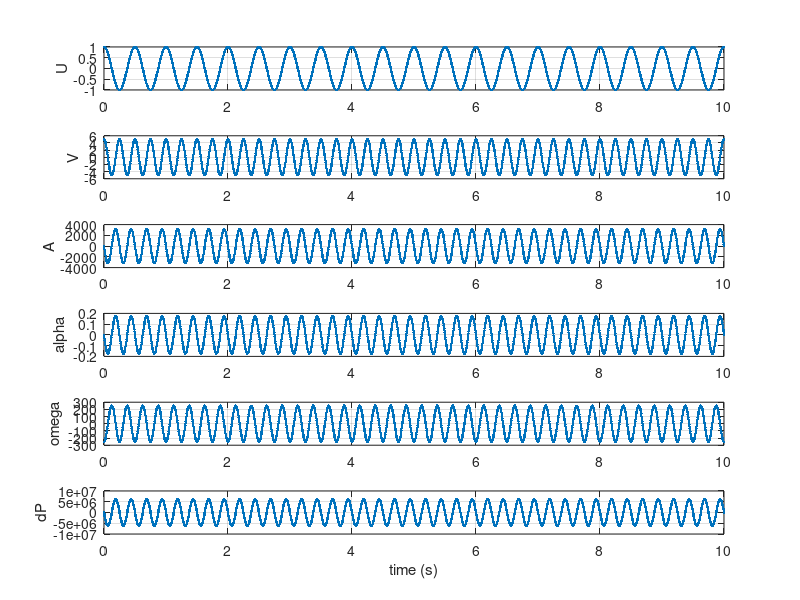

MATLAB code for this plot: (Note: this script raises an error after producing the figure.)
function create_data

% Test our implementation of Lighthill's kinematic analysis by generating
% head kinematics


%% Parameter values

% Preliminary
headLength  = 2 ;       % Head length (cm)
headWidth   = .75;      % Head width (=2b from Lighthill, cm)
f           = 4;        % Beat freq (Hz)
framerate   = 250;      % Frame rate (fps)
numCycles   = 40;       % Number of cycles considered

% Position
% lat_amp     = headLength/10 *10^-2;    % Lateral amplitude (m)
% for_amp     = headLength/50 *10^-2;    % Fore-aft amplitude (m)
alpha_amp   = 10.*(pi/180);              % Yaw amplitude (rad)

% Velocity
U_inf       = 4.5;                % Flow tank speed (cm/s)
V_amp       = 5;                  % Amp of lateral velocity (cm/s)
U_amp       = 1;                % Amp of fore-aft velocity (cm/s)
omega_amp   = alpha_amp*(2*pi*f); % Amp of yaw rate (rad/s)
phi         = pi/2;             % Phase shift of yaw (rad)

% Output
visData         = 1;    % Provide timeseries graphs (1 or 0) 
makeMovie       = 0;    % Create animation of the kinematics (1 or 0)
interactiveMode = 0;    % Allows user to step trough animation (1 or 0)
noise_amp       = 0.001;% Proportion of noise added to coordinates

% Pressure
K   = 3;    % Numerical constant (Lighthill used K=3)
k   = 1.6;  % Shape factor (Lighthill used k=1.6)
rho = 998;  % Water density (kg/m^3)

disp(' ')
disp(['k ratio = ' num2str(U_inf*alpha_amp/V_amp)])
disp(' ')

%% Kinematic equations

t       = linspace(0,numCycles.*(1/f),numCycles.*(1/f)*framerate)';

% Position data.  Uses a different equation for alpha so that phi is
% correct wrt Lighthill (phase in alpha wrt V);
alpha_f = alpha_amp.*cos(2*pi*f.*t + phi); 

% Velocity data
V       = V_amp      .*cos(2*pi*f.*t);
U       = U_amp      .*cos((2*pi*f/2).*t);
omega   = -omega_amp .*sin(2*pi*f.*t + phi);

% Acceleration data
A       = -V_amp.*(2*pi*f)^2 .* sin(2*pi*f.*t);


%% Pressure calculation
dP  = headWidth*(1+k)*rho.*A - headWidth*K*rho.*(U+U_inf).*omega;


%% Display timeseries of data

if visData
   figure;
   
   subplot(6,1,1)
        plot(t,U,'.')
        grid on
        ylabel('U');
   subplot(6,1,2)
        plot(t,V,'.')
        grid on
        ylabel('V');
   subplot(6,1,3)
        plot(t,A,'.')
        grid on
        ylabel('A');
   subplot(6,1,4)
        plot(t,alpha_f,'.')
        grid on
        ylabel('alpha');
   subplot(6,1,5)
        plot(t,omega.*(180/pi),'.')
        grid on
        ylabel('omega');
   subplot(6,1,6)
        plot(t,dP,'.')
        grid on
        ylabel('dP');
        xlabel('time (s)')
end


%% Kinematic simulation

dt  = mean(diff(t));

alpha(1) = alpha_f(1);
x0(1)    = 0;
y0(1)    = 0;
x1(1)    = x0(1) - headLength.*cos(alpha(1));
y1(1)    = y0(1) + headLength.*sin(alpha(1));

if visData 
    figure
    set(gcf,'DoubleBuffer','on')
end

for i = 2:length(t)
    
    % Positon change of P0 in local system
    dX0    = mean([U(i-1) U(i)])*dt;
    dY0    = mean([V(i-1) V(i)])*dt; 
    
    % Positon changes of P0 in inertial system 
    dy0    = dY0*cos(alpha(i-1));
    dx0    = dX0*cos(alpha(i-1));
    
    % Change in alpha
    dAlpha = mean([omega(i-1) omega(i)]).* dt;
    
    % Store coordinates 
    x0(i)    = x0(i-1) + dx0;
    y0(i)    = y0(i-1) + dy0;
    alpha(i) = alpha(i-1)+dAlpha;
    x1(i)    = x0(i) - headLength.*cos(alpha(i));
    y1(i)    = y0(i) + headLength.*sin(alpha(i));
        
    clear d0 d1 dX1 dY1 dX0 dY0 orgn S dAlpha
end

% Clean up
clear dt
if visData 
    close
end


%% Add noise

x0  = x0 + range(x0).*noise_amp.*rand(size(x0));
y0  = y0 + range(y0).*noise_amp.*rand(size(y0));
x1  = x1 + range(x1).*noise_amp.*rand(size(x1));
y1  = y1 + range(y1).*noise_amp.*rand(size(y1));


%% Visualize kinematics

axRange = [-1.25*headLength 0.25*headLength -0.75*headLength 0.75*headLength];

if makeMovie
    % Animation
    fig = figure;
    set(fig,'DoubleBuffer','on');
    subplot(2,1,1);subplot(2,1,2);axis square

    if interactiveMode
        j = 1;
        tInterval = (1/f);   %Interval over which to view timeseries
        disp(' ')
        disp('right arrow - advance frame')
        disp('left arrow - back one frame')
        disp('return - quits');
        disp(' ')
    else
        tInterval = 2*(1/f); %Interval over which to view timeseries
    end

    for i=1:length(x0)
        
        if ~interactiveMode
            j = i;
        end
        
        subplot(2,1,1)
            plot(t,alpha./alpha_amp,'r-',t,V./V_amp,'b--',...
                [t(j) t(j)],[-1 1],'k');
            
            title('Normalized alpha (red)   V (blue)')
            set(gca,'XLim',[t(j)-tInterval/2 t(j)+tInterval/2]);
            grid on
            %legend('alpha','V','Location','NorthWest');
        subplot(2,1,2)
            plot([x0(j) x1(j)],[y0(j) y1(j)],'-',x0(j),y0(j),'o')
            hold on
            h = plot(x0(1:j),y0(1:j),'-');
            set(h,'Color',.5'*[1 1 1]);
            hold off
        
        %axis square
        axis(axRange);
        c = get(fig,'Children');
        set(c(1),'Position',[.2 .1 .6 .6])
        set(c(2),'Position',[.13 .75 .775 .15])
        grid on
        
        if interactiveMode
            
            [tX,tY,but] = ginput(1);
            
            if isempty(but) % Return
                return
            elseif but==29  % Right arrow
                j = min([j+1 length(x0)]);
            elseif but==28  % Left arrow
                j = max([j-1 1]); 
            end
            
        else
            pause(.3)
        end
        
        clear c
    end
end

if visData
    %Plots
    figure;
    
    plot(x0,y0);
    hold on
    plot(x1,y1,'r-')

    axis(axRange);
    grid on
    legend('point 0','point 1')
end

%disp('

%% Save data

d.xCtr = x0';
d.yCtr = y0';
d.xTip = x1';
d.yTip = y1';
d.framenum = [1:length(x0)]';

p.calconst = 1;
p.framerate = framerate;
p.units = 'cm';
p.motorset = 35;

svPath = '/Volumes/Docs/Projects/head_swimming/sim_data';
%svPath = '/Users/mmchenry/Documents/head_swimming/sim_data';
save([svPath filesep 'coord_data'],'d');
save([svPath filesep 'seq_params'],'p');




%% FUNCTIONS

function S = localSystem(P1,P2)
% Defines a rotation matrix for a local coordinate system in an
% inertial frame of reference.  Uses P1 as the origin and P2 to find the
% direction of the x-axis.  Coordinates must be (1x2) vectors.

if size(P1,1)~=1 || size(P1,2)~=2 ||...
   size(P2,1)~=1 || size(P2,2)~=2
    error('Coordinates must be (1x2) vectors');
end

xAxis       = (P2-P1)./norm(P2-P1);
yAxis       = [xAxis(2);-xAxis(1)];
S           = [xAxis' yAxis];


function pts = localToGlobal(pts,origin,S)

if size(pts,2)~=2 || size(origin,2)~=2 
    error('Coordinates must be a (nx2) vector');
end

pts         = [inv(S)'*pts']';
pts(:,1)    = pts(:,1)+origin(1);
pts(:,2)    = pts(:,2)+origin(2);

function pts = globalToLocal(pts,origin,S)

if size(pts,2)~=2 || size(origin,2)~=2 
    error('Coordinates must be a (nx2) vector');
end

pts(:,1)    = pts(:,1)-origin(1);
pts(:,2)    = pts(:,2)-origin(2);
pts         = [S'*pts']';


